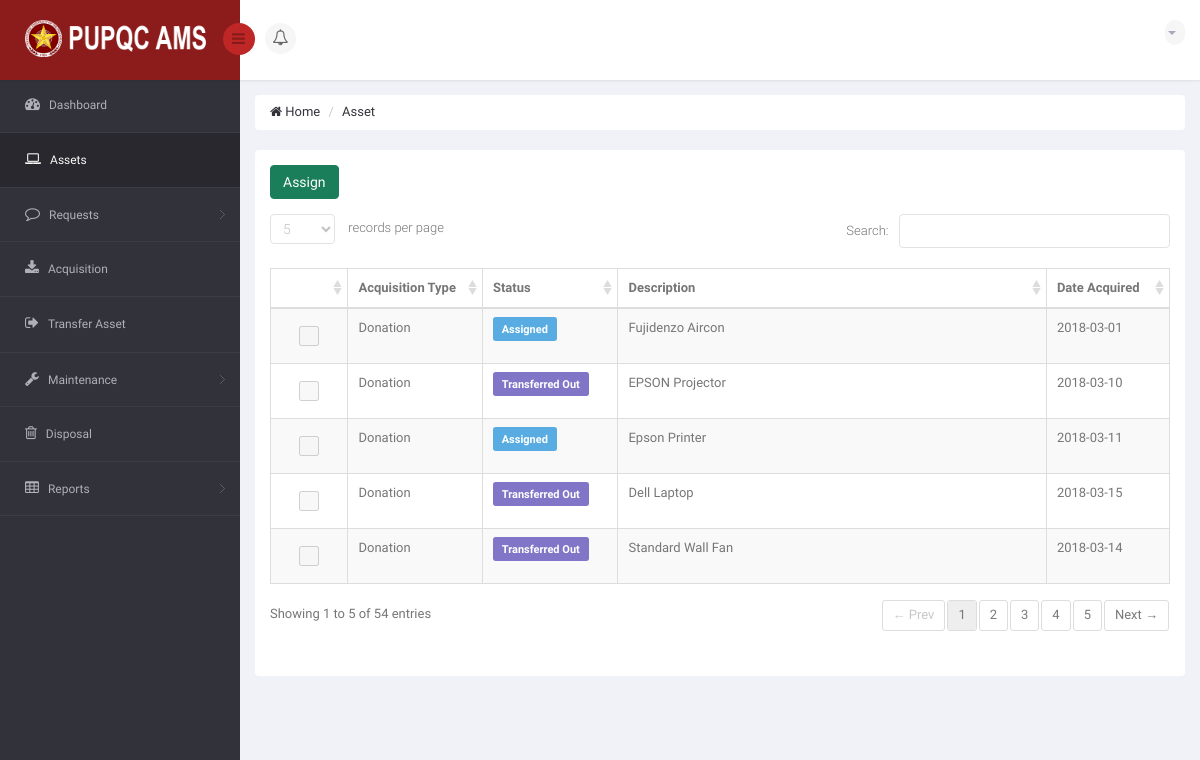
The app's page /DIR/PropertyOfficer/POAsset.php (signed in), older data.
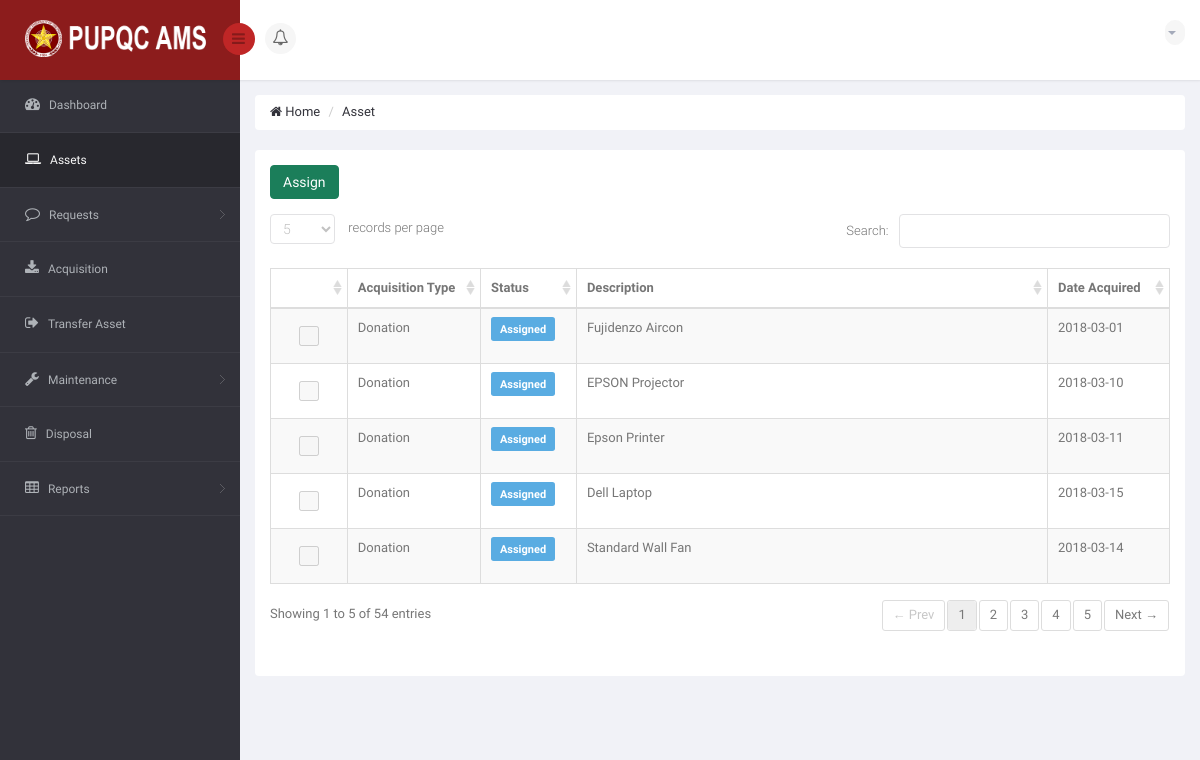
The same page, newer data.
### tables this page shows
CREATE TABLE `ams_r_asset` (
  `A_ID` int(11) NOT NULL,
  `A_DESCRIPTION` varchar(250) NOT NULL,
  `A_DATE` date NOT NULL,
  `A_STATUS` varchar(25) NOT NULL DEFAULT 'Serviceable',
  `A_ACQUISITION_TYPE` varchar(25) NOT NULL,
  `A_AVAILABILITY` varchar(25) NOT NULL DEFAULT 'Available',
  `A_DISPOSAL_STATUS` int(11) NOT NULL DEFAULT '0',
  `AL_ID` int(11) DEFAULT NULL,
  `C_ID` int(11) DEFAULT NULL,
  `URS_ID` int(11) DEFAULT NULL,
  `PPMP_ID` int(11) DEFAULT NULL
);

### DIR/PropertyOfficer/POAsset.php (the view, shortened to what the changed rows need)
<!DOCTYPE html>
<html>
<head>
    <link href="../../bs3/css/bootstrap.min.css" rel="stylesheet">
    <link href="../../js/jquery-ui/jquery-ui-1.10.1.custom.min.css" rel="stylesheet">
    <link href="../../css/bootstrap-reset.css" rel="stylesheet">
    <link href="../../font-awesome/css/font-awesome.css" rel="stylesheet">
    <link href="../../js/jvector-map/jquery-jvectormap-1.2.2.css" rel="stylesheet">
    <link href="../../css/clndr.css" rel="stylesheet">
    <link href="../../js/css3clock/css/style.css" rel="stylesheet">
    <link rel="stylesheet" href="../../js/morris-chart/morris.css">
    <link href="../../css/style.css" rel="stylesheet">
    <link href="../../css/style-responsive.css" rel="stylesheet" />
    <link href="../../js/advanced-datatable/css/demo_page.css" rel="stylesheet" />
    <link href="../../js/advanced-datatable/css/demo_table.css" rel="stylesheet" />
    <link rel="stylesheet" href="../../js/data-tables/DT_bootstrap.css" />
    <link href="../../js/sweetalert/sweetalert.css" rel="stylesheet">
    <link href="../../css/style.css" rel="stylesheet">
    <link href="../../css/style-responsive.css" rel="stylesheet" />
</head>
<body>
    <section id="container">
        <section id="main-content">
            <section class="wrapper">
                <div class="row">
                    <div class="col-sm-12">
                        <section class="panel">
                            <div class="panel-body">
                                <div class="adv-table editable-table ">
                                    <table class="table table-striped table-hover table-bordered" id="editable-sample">
                                        <?php
                                            include('../Connection/db.php');
                                        ?>
                                            <thead>
                                                <tr>
                                                    <th style="width: 90px"></th>
                                                    <th style="width: 140px;">Acquisition Type</th>
                                                    <th style="width: 100px;">Status</th>
                                                    <th style="word-wrap: break-word;">Description</th>
                                                    <th style="width: 130px;">Date Acquired</th>
                                                </tr>
                                            </thead>
                                            <tbody>
                                                <?php
                                                    $sql = "SELECT * FROM `ams_r_asset` ORDER BY A_DATE DESC";
                                                    $result = mysqli_query($connection, $sql) or die("Bad Query: $sql");
                                                    $i = 0;
                                                    while($row = mysqli_fetch_assoc($result))
                                                    {
                                                        $i++;
                                                        $a_id = $row['A_ID'];
                                                        $a_description = $row['A_DESCRIPTION'];
                                                        $a_acquistion_type = $row['A_ACQUISITION_TYPE'];
                                                        $a_date = $row['A_DATE'];
                                                        $a_status = $row['A_STATUS'];
                                                        $a_availability = $row['A_AVAILABILITY'];
                                                ?>
                                                <tr class="gradeX">
                                                    <?php
                                                        if ($a_availability == 'Available' && $a_status == 'Serviceable')
                                                        {
                                                    ?>
                                                        <td class="hidden">
                                                            <a id="getid<?php echo $i; ?>">
                                                                <?php echo $a_id; ?>
                                                            </a>
                                                        </td>
                                                        <td>
                                                            <center>
                                                                <input type="checkbox" id="<?php echo $i; ?>" class="checkbox form-control ckthis" style="width: 20px">
                                                            </center>
                                                        </td>
                                                        <td id="origtype<?php echo $i; ?>">
                                                            <?php echo $a_acquistion_type; ?> </td>
                                                        <td id="origstat<?php echo $i; ?>">
                                                            <p class="label label-success label-mini" style="font-size: 11px;"> <?php echo $a_availability; ?> </p> </td>
                                                        <td id="origdesc<?php echo $i; ?>">
                                                            <?php echo $a_description; ?> </td>
                                                        <td id="origdate<?php echo $i; ?>">
                                                            <?php echo $a_date; ?> </td>
                                                    <?php
                                                        }
                                                        elseif ($a_availability =='Assigned' && $a_status == 'Serviceable')
                                                        {
                                                    ?>
                                                        <td>
                                                            <center>
                                                                <input type="checkbox" id="<?php echo $i; ?>" class="checkbox form-control ckthis" style="width: 20px" disabled>
                                                            </center>
                                                        </td>
                                                        <td id="origtype<?php echo $i; ?>">
                                                            <?php echo $a_acquistion_type; ?> </td>
                                                        <td id="origstat<?php echo $i; ?>">
                                                            <p class="label label-primary label-mini" style="font-size: 11px;"> <?php echo $a_availability; ?> </p> </td>
                                                        <td id="origdesc<?php echo $i; ?>">
                                                            <?php echo $a_description; ?> </td>
                                                        <td id="origdate<?php echo $i; ?>">
                                                            <?php echo $a_date; ?> </td>
                                                    <?php
                                                        }
                                                        elseif ($a_availability =='Assigned' && $a_status == 'Ready For Disposal' || $a_availability =='Available' && $a_status == 'Ready For Disposal')
                                                        {
                                                    ?>
                                                        <td class="hidden">
                                                            <a id="getid<?php echo $i; ?>">
                                                                <?php echo $a_id; ?>
                                                            </a>
                                                        </td>
                                                        <td>
                                                            <center>
                                                                <input type="checkbox" id="<?php echo $i; ?>" class="checkbox form-control ckthis" style="width: 20px;" disabled>
                                                            </center>
                                                        </td>
                                                        <td id="origtype<?php echo $i; ?>">
                                                            <?php echo $a_acquistion_type; ?> </td>
                                                        <td id="origstat<?php echo $i; ?>">
                                                            <p class="label label-danger label-mini" style="font-size: 11px;"> <?php echo $a_status; ?> </p> </td>
                                                        <td id="origdesc<?php echo $i; ?>">
                                                            <?php echo $a_description; ?> </td>
                                                        <td id="origdate<?php echo $i; ?>">
                                                            <?php echo $a_date; ?> </td>
                                                    <?php
                                                        }
                                                        elseif ($a_availability =='Assigned' && $a_status == 'Disposed' || $a_availability =='Available' && $a_status == 'Disposed' )
                                                        {
                                                    ?>
                                                        <td class="hidden">
                                                            <a id="getid<?php echo $i; ?>">
                                                                <?php echo $a_id; ?>
                                                            </a>
                                                        </td>
                                                        <td>
                                                            <center>
                                                                <input type="checkbox" id="<?php echo $i; ?>" class="checkbox form-control ckthis" style="width: 20px;" disabled>
                                                            </center>
                                                        </td>
                                                        <td id="origtype<?php echo $i; ?>">
                                                            <?php echo $a_acquistion_type; ?> </td>
                                                        <td id="origstat<?php echo $i; ?>">
                                                            <p class="label label-default label-mini" style="font-size: 11px;"> <?php echo $a_status; ?> </p> </td>
                                                        <td id="origdesc<?php echo $i; ?>">
                                                            <?php echo $a_description; ?> </td>
                                                        <td id="origdate<?php echo $i; ?>">
                                                            <?php echo $a_date; ?> </td>
                                                    <?php
                                                        }
                                                        elseif ($a_availability =='Assigned' && $a_status == 'Transferred Out' || $a_availability =='Available' && $a_status == 'Transferred Out' )
                                                        {
                                                    ?>
                                                        <td>
                                                            <center>
                                                                <input type="checkbox" id="<?php echo $i; ?>" class="checkbox form-control ckthis" style="width: 20px;" disabled>
                                                            </center>
                                                        </td>
                                                        <td id="origtype<?php echo $i; ?>">
                                                            <?php echo $a_acquistion_type; ?> </td>
                                                        <td id="origstat<?php echo $i; ?>">
                                                            <p class="label label-info label-mini" style="font-size: 11px;"> <?php echo $a_status; ?> </p> </td>
                                                        <td id="origdesc<?php echo $i; ?>">
                                                            <?php echo $a_description; ?> </td>
                                                        <td id="origdate<?php echo $i; ?>">
                                                            <?php echo $a_date; ?> </td>
                                                    <?php
                                                        }
                                                    ?>
                                                </tr>
                                                <?php
                                                    }
                                                ?>
                                            </tbody>
                                    </table>
                                </div>
                            </div>
                        </section>
                    </div>
                </div>
            </section>
        </section>
    </section>
</body>
</html>

Row changes from the older to the newer data that the page shows:
changed ams_r_asset "Dell Laptop": A_AVAILABILITY (not shown) → "Assigned"; A_STATUS "Transferred Out" → (not shown)
changed ams_r_asset "Standard Wall Fan": A_AVAILABILITY (not shown) → "Assigned"; A_STATUS "Transferred Out" → (not shown)
changed ams_r_asset "EPSON Projector": A_AVAILABILITY (not shown) → "Assigned"; A_STATUS "Transferred Out" → (not shown)
